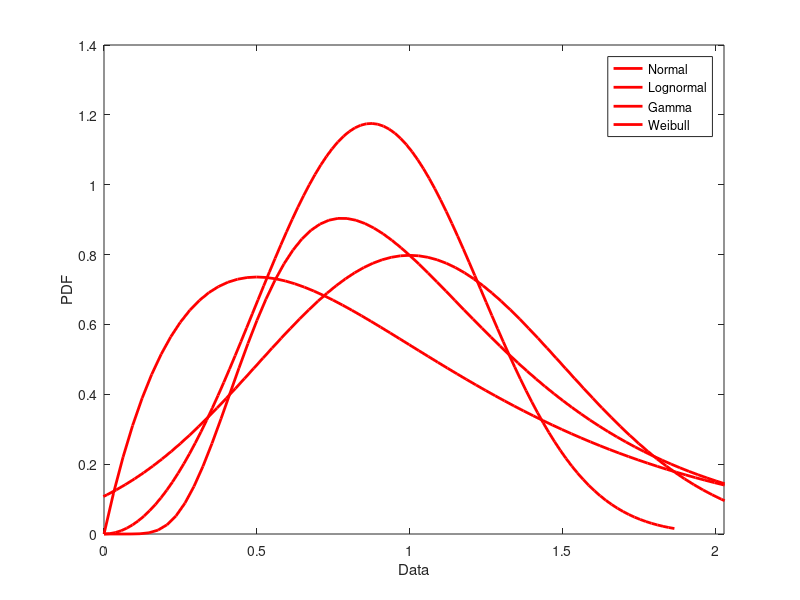

Write MATLAB code to recreate this figure.
clear;clc;close all;

N = makedist("Normal","mu",1,"sigma",0.5);
L = makedist("Lognormal","mu",0,"sigma",0.5);
G = makedist("Gamma","a",2,"b",0.5);
W = makedist("Weibull","a",1,"b",3);

figure;
plot(N); hold on
plot(L);
plot(G);
plot(W); hold off
legend("Normal","Lognormal","Gamma","Weibull");